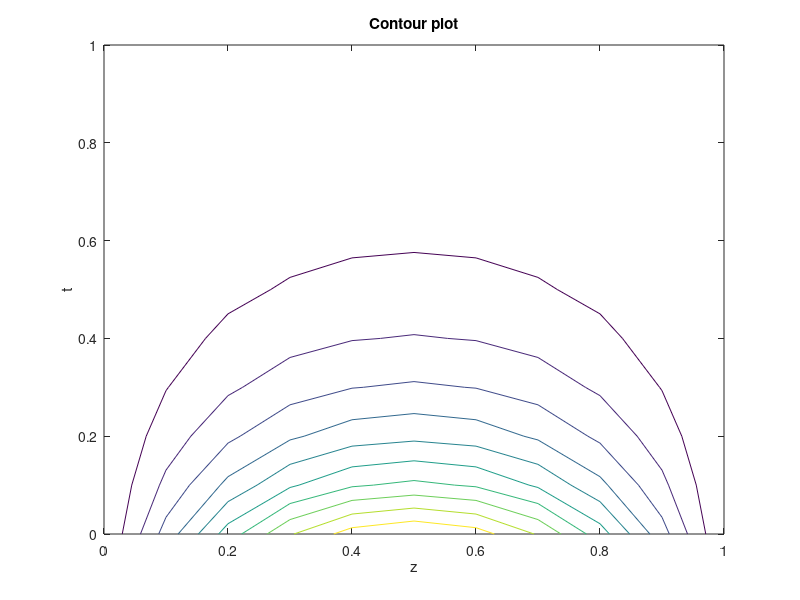
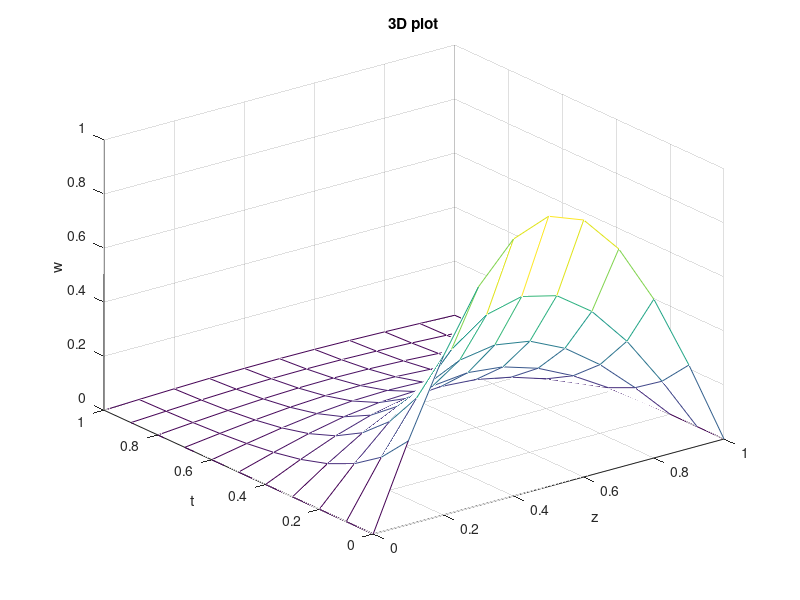

MATLAB code for these plots, in order:
clc; close all; clear;

initial = @(z) sin(pi*z); % Initial condition

a = sqrt(0.35);
h = 0.1;       % Step along 't' axis
r = 0.1;       % Step along 'z' axis
z_max = 1;     % z constraint
t_max = 1;     % t constraint
bound_0 = 0;   % Boundary at 0
bound_max = 0; % Boundary at z_max

t = 0:h:t_max;
z = 0:r:z_max;

len_t = length(t);
len_z = length(z);

w = zeros(len_t, len_z);

for i=1:len_z
    w(1, i) = initial(z(i));
end

for i=1:len_z
    w(i, 1) = bound_0;
    w(i, len_z) = bound_max;
end


for i=2:len_t
    for k=2:len_z-1
        w(i, k) = w(i-1, k) + a^2 * h * (w(i-1, k+1) - 2 * w(i-1, k) + w(i-1, k-1)) / (r^2);
    end
end

c_plot = figure(1);
contour(z, t, w);
xlabel('z');
ylabel('t');
title("Contour plot");
saveas(c_plot, 'contour.png');

m_plot = figure(2);
mesh(z, t, w);
xlabel('z');
ylabel('t');
zlabel('w');
title("3D plot");
saveas(m_plot, '3d.png');